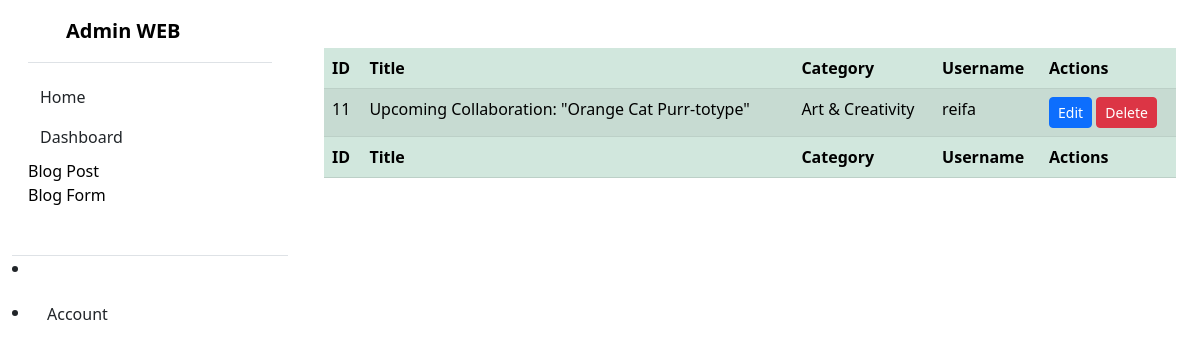
Screenshot of /admin/dashboard/blog_post.php (signed in) with the database file from the repository.
### tables this page shows
CREATE TABLE `blog_post` (
  `id_blog` int(11) NOT NULL,
  `title_blog` varchar(255) NOT NULL,
  `content_blog` text NOT NULL,
  `reference` varchar(255) DEFAULT NULL,
  `category` int(11) DEFAULT NULL,
  `username` int(11) DEFAULT NULL,
  `date_blog` date DEFAULT NULL
);

CREATE TABLE `category` (
  `id_category` int(11) NOT NULL,
  `category_name` varchar(255) NOT NULL
);

CREATE TABLE `users` (
  `id_user` int(11) NOT NULL,
  `username` varchar(255) NOT NULL,
  `password` varchar(255) NOT NULL,
  `email` varchar(255) NOT NULL
);

### admin/dashboard/blog_post.php (the view, shortened to what this page needs)
<?php
include "../connection.php";
if(isset($_SESSION['login_user'])) {
    $username = $_SESSION['login_user'];
} else {
    header("location: ../login.php");
    exit();
}
if ($username == 'master') {
    $sql = "SELECT blog_post.id_blog, blog_post.title_blog, category.category_name, users.username
            FROM blog_post
            INNER JOIN category ON blog_post.category = category.id_category
            INNER JOIN users ON blog_post.username = users.id_user";
} else {
    $sql = "SELECT blog_post.id_blog, blog_post.title_blog, category.category_name, users.username
            FROM blog_post
            INNER JOIN category ON blog_post.category = category.id_category
            INNER JOIN users ON blog_post.username = users.id_user
            WHERE users.username = '$username'";
}
$result = $conn->query($sql);
?>
<!DOCTYPE html>
<html lang="en">
<head>
    <link rel="stylesheet" href="../css/style.css">
    <link href="https://cdn.jsdelivr.net/npm/bootstrap@5.3.3/dist/css/bootstrap.min.css" rel="stylesheet"
>
    <link href="https://cdn.lineicons.com/4.0/lineicons.css" rel="stylesheet" />
    <link rel="stylesheet" href="https://cdnjs.cloudflare.com/ajax/libs/twitter-bootstrap/5.3.0/css/bootstrap.min.css">
    <link rel="stylesheet" href="https://cdn.datatables.net/2.0.3/css/dataTables.bootstrap5.css">
</head>
<body>
    <div class="container-fluid">
    <div class="row">
            <div class="col-3">
                <div class="flex-shrink-0 p-3" style="width: flex;">
                    <a href="/"
                        class="d-flex align-items-center pb-3 mb-3 link-body-emphasis text-decoration-none border-bottom">
                        <svg class="bi pe-none me-2" width="30" height="24">
                            <use xlink:href="#bootstrap"></use>
                        </svg>
                        <span class="fs-5 fw-semibold">Admin WEB</span>
                    </a>
                    <ul class="list-unstyled ps-0">
                        <li class="mb-1">
                            <a href="../index.php"
                                class="btn btn-toggle d-inline-flex align-items-center rounded border-0">
                                Home
                            </a>
                        </li>
                        <li class="mb-1">
                            <button class="btn btn-toggle d-inline-flex align-items-center rounded border-0 collapsed"
                                data-bs-toggle="collapse" data-bs-target="#dashboard-collapse" aria-expanded="false">
                                Dashboard
                            </button>
                            <div class="collapse" id="dashboard-collapse">
                                    <li><a href="./blog_post.php"
                                            class="link-body-emphasis d-inline-flex text-decoration-none rounded">Blog
                                            Post</a></li>
                                    <li><a href="./blog_form.php"
                                            class="link-body-emphasis d-inline-flex text-decoration-none rounded">Blog
                                            Form</a></li>
                            </div>
                        </li>
                        <li class="border-top my-3"></li>
                        <li class="mb-1">
                            <button class="btn btn-toggle d-inline-flex align-items-center rounded border-0 collapsed"
                                data-bs-toggle="collapse" data-bs-target="#account-collapse" aria-expanded="false">
                                Account
                            </button>
                        </li>
                    </ul>
                </div>
            <div class="col-9">
                <div class="container mt-5">
                    <table id="mytable" class="table table-success table-striped" style="width:100%">
                        <thead>
                            <tr>
                                <th>ID</th>
                                <th>Title</th>
                                <th>Category</th>
                                <th>Username</th>
                                <th>Actions</th>
                            </tr>
                        </thead>
                        <tbody>
                            <?php
        if ($result->num_rows > 0) {
            while ($row = $result->fetch_assoc()) {
                echo "<tr>
                        <td>" . $row["id_blog"] . "</td>
                        <td>" . $row["title_blog"] . "</td>
                        <td>" . $row["category_name"] . "</td>
                        <td>" . $row["username"] . "</td>
                        <td>
                            <a href='blog_edit.php?id_blog=" . $row['id_blog'] . "' class='btn btn-primary btn-sm'>Edit</a>
                            <a href='delete_blog.php?id_blog=" . $row['id_blog'] . "' class='btn btn-danger btn-sm'>Delete</a>
                        </td>
                      </tr>";
            }
        } else {
            echo "<tr><td colspan='5'>No data found</td></tr>";
        }
        ?>
                        </tbody>
                        <tfoot>
                            <tr>
                                <th>ID</th>
                                <th>Title</th>
                                <th>Category</th>
                                <th>Username</th>
                                <th>Actions</th>
                            </tr>
                        </tfoot>
                    </table>
                </div>
            </div>
        </div>
    </div>
</body>
</html>

### rows the page displays
blog_post: id_blog "11", title_blog "Upcoming Collaboration: \"Orange Cat Purr-totype\"", category.category_name "Art & Creativity", username.username "reifa"
